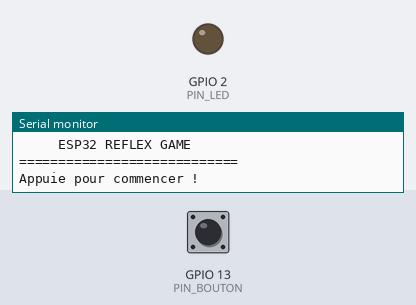
Simulated run of this sketch. Board: ESP32. On the bench: output pins drawn as LEDs (lit = HIGH), the last lines printed to the serial monitor. The test bench sets the inputs (shaded band); at power-on: GPIO 13 (PIN_BOUTON) HIGH. Random numbers use the default seed unless the sketch sets one.

Above: at 1.7 s.
1.8 s: GPIO 13 (PIN_BOUTON) driven LOW
3.3 s: GPIO 13 (PIN_BOUTON) pulsed HIGH 2 times (0.12 s each, 0.3 s apart)
At 9.8 s:
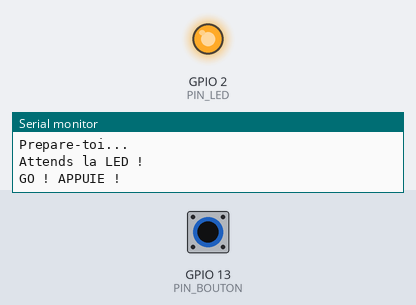
Timing chart, 0 to 11.3 s (numbered marks = the images above; inputs shaded):
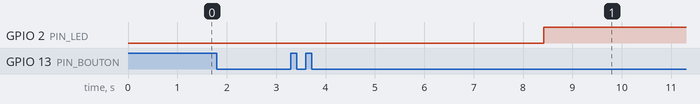

The sketch:

02_ch02_aleat.ino
```cpp
/*
 * ============================================================
 * ESP32 - CHAPITRE 02 : JEU DE REFLEXES
 * ============================================================
 *
 * MATERIEL :
 * - ESP32-WROVER
 * - LED rouge + resistance 220 ohms
 * - Bouton poussoir + 2 resistances 10 kohms
 *
 * CABLAGE : identique au chapitre 2 Freenove
 *
 * REGLES DU JEU :
 * 1. Appuie pour demarrer une partie.
 * 2. Attends que la LED s'allume.
 * 3. Appuie le plus rapidement possible.
 * 4. Lis ton temps dans le Moniteur serie.
 *
 * ATTENTION :
 * Si tu appuies avant le signal, tu perds !
 * ============================================================
 */

#define PIN_LED 2
#define PIN_BOUTON 13

// Les differents etats du jeu
enum EtatJeu {
  ATTENTE,
  PREPARATION,
  SIGNAL,
  RESULTAT
};

EtatJeu etatJeu = ATTENTE;

// Gestion du temps
unsigned long debutAttente = 0;
unsigned long delaiAleatoire = 0;
unsigned long debutReaction = 0;

// Scores
unsigned long meilleurTemps = 0;
unsigned long dernierTemps = 0;

// Gestion du bouton
bool dernierEtatBouton = HIGH;
unsigned long dernierChangement = 0;
const unsigned long antiRebond = 30;

void setup() {
  pinMode(PIN_LED, OUTPUT);
  pinMode(PIN_BOUTON, INPUT);

  digitalWrite(PIN_LED, LOW);

  Serial.begin(115200);
  delay(500);

  // Initialise le generateur pseudo-aleatoire
  randomSeed(micros());

  Serial.println("============================");
  Serial.println("     ESP32 REFLEX GAME");
  Serial.println("============================");
  Serial.println("Appuie pour commencer !");
}

void loop() {

  // Lecture du bouton avec anti-rebond
  bool lecture = digitalRead(PIN_BOUTON);

  static bool etatStable = HIGH;

  // Un changement brut relance la temporisation
  if (lecture != dernierEtatBouton) {
    dernierChangement = millis();
  }

  // Accepte le nouvel etat apres 30 ms de stabilite
  if (millis() - dernierChangement >= antiRebond) {

    if (lecture != etatStable) {
      etatStable = lecture;

      // Evenement : nouvel appui
      if (etatStable == LOW) {
        gererAppui();
      }
    }
  }

  dernierEtatBouton = lecture;

  // Gestion du jeu sans bloquer le programme
  if (etatJeu == PREPARATION) {

    // Appuyer trop tot fait perdre la partie.
    // La detection est faite dans gererAppui().

    if (millis() - debutAttente >= delaiAleatoire) {
      digitalWrite(PIN_LED, HIGH);
      debutReaction = millis();
      etatJeu = SIGNAL;

      Serial.println("GO ! APPUIE !");
    }
  }
}

void gererAppui() {

  switch (etatJeu) {

    case ATTENTE:
      // Demarre une nouvelle partie
      digitalWrite(PIN_LED, LOW);

      delaiAleatoire = random(2000, 5001);
      debutAttente = millis();

      etatJeu = PREPARATION;

      Serial.println("");
      Serial.println("Prepare-toi...");
      Serial.println("Attends la LED !");
      break;

    case PREPARATION:
      // Le joueur a appuye trop tot
      digitalWrite(PIN_LED, LOW);

      Serial.println("FAUX DEPART !");
      Serial.println("Appuie pour recommencer.");

      etatJeu = ATTENTE;
      break;

    case SIGNAL:
      // Mesure le temps de reaction
      dernierTemps = millis() - debutReaction;

      digitalWrite(PIN_LED, LOW);

      Serial.print("Temps : ");
      Serial.print(dernierTemps);
      Serial.println(" ms");

      // Enregistre le meilleur score
      if (meilleurTemps == 0 ||
          dernierTemps < meilleurTemps) {

        meilleurTemps = dernierTemps;

        Serial.println("NOUVEAU RECORD !");
      }

      Serial.print("Record : ");
      Serial.print(meilleurTemps);
      Serial.println(" ms");

      Serial.println("Appuie pour rejouer.");

      etatJeu = RESULTAT;
      break;

    case RESULTAT:
      // Revient a l'ecran d'attente
      etatJeu = ATTENTE;
      Serial.println("Pret ! Appuie pour commencer.");
      break;
  }
}
```
